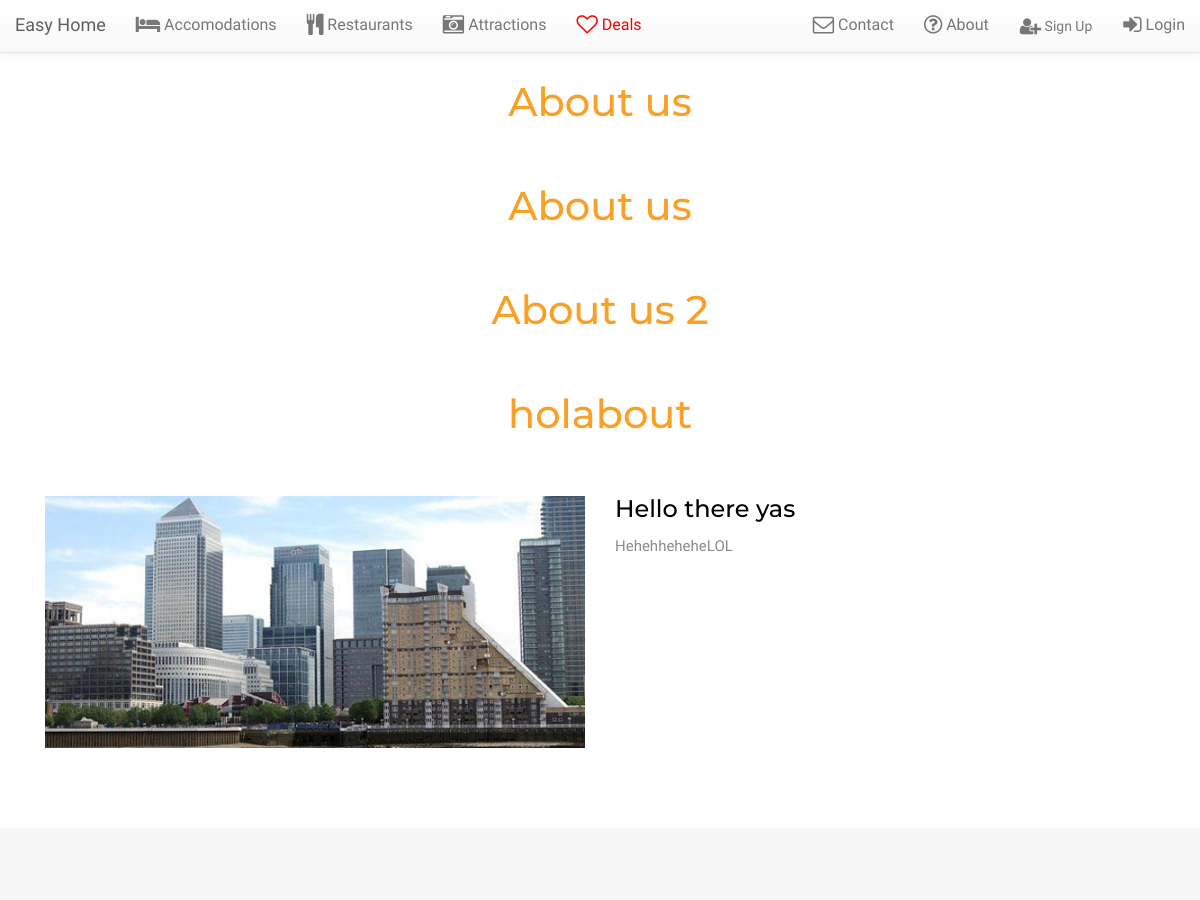
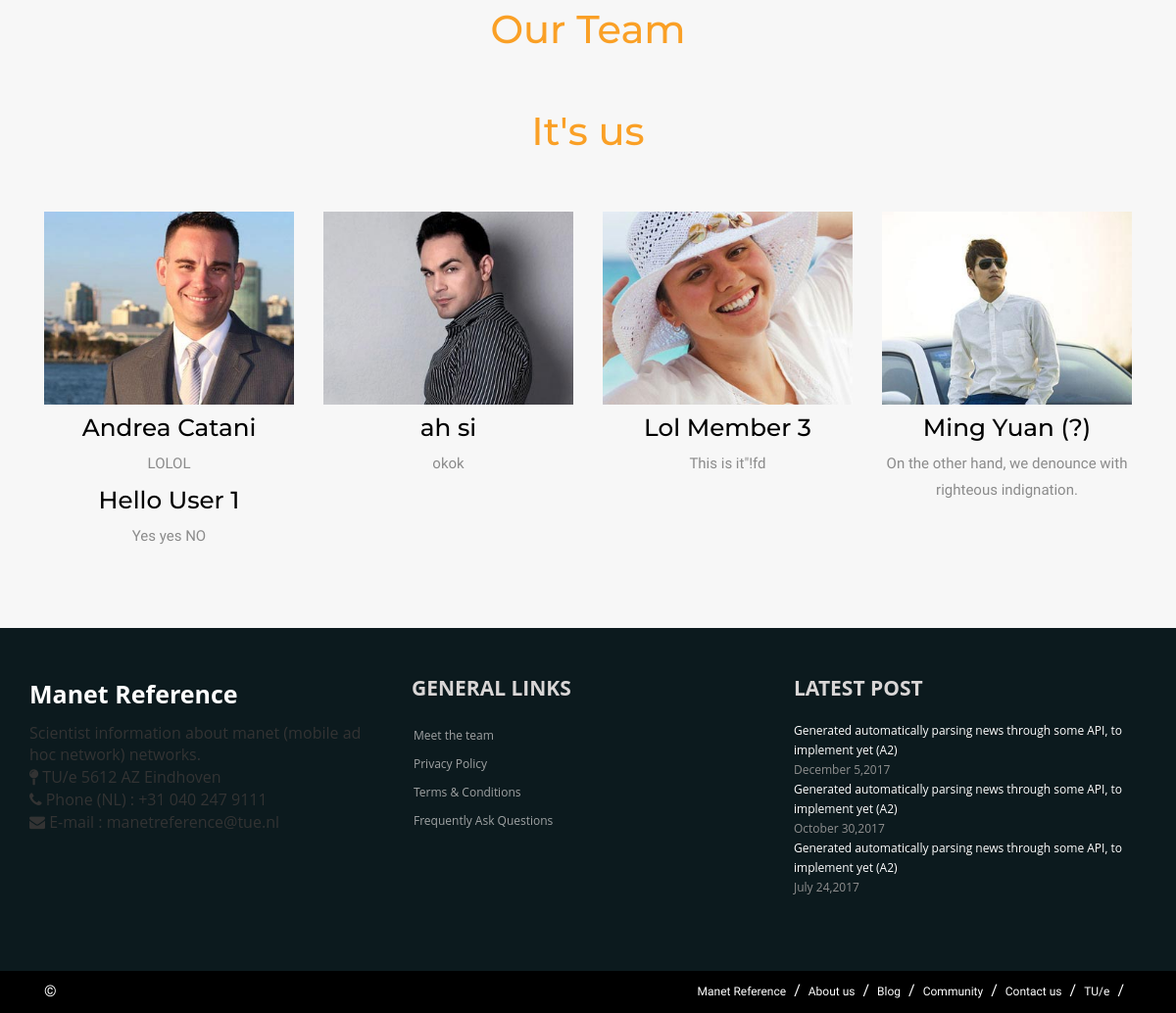
/about, run on the app's committed database (2 pictures, top to bottom).
### backend/models.py (models this page shows)
class About_PageTitle(models.Model):
	author = models.ForeignKey('auth.User')
	title = models.CharField(max_length=200)
	created_date = models.DateTimeField(
			default=timezone.now)
	published_date = models.DateTimeField(
			blank=True, null=True)

class About_PresentationText(models.Model):
	author = models.ForeignKey('auth.User')
	title = models.CharField(max_length=200)
	text = models.TextField()
	created_date = models.DateTimeField(
			default=timezone.now)
	published_date = models.DateTimeField(
			blank=True, null=True)

class About_TeamTitle(models.Model):
	author = models.ForeignKey('auth.User')
	title = models.CharField(max_length=200)
	created_date = models.DateTimeField(
			default=timezone.now)
	published_date = models.DateTimeField(
			blank=True, null=True)

class About_MemberOne(models.Model):
	author = models.ForeignKey('auth.User')
	title = models.CharField(max_length=200)
	text = models.TextField()
	created_date = models.DateTimeField(
			default=timezone.now)
	published_date = models.DateTimeField(
			blank=True, null=True)

class About_MemberTwo(models.Model):
	author = models.ForeignKey('auth.User')
	title = models.CharField(max_length=200)
	text = models.TextField()
	created_date = models.DateTimeField(
			default=timezone.now)
	published_date = models.DateTimeField(
			blank=True, null=True)

class About_MemberThree(models.Model):
	author = models.ForeignKey('auth.User')
	title = models.CharField(max_length=200)
	text = models.TextField()
	created_date = models.DateTimeField(
			default=timezone.now)
	published_date = models.DateTimeField(
			blank=True, null=True)

### frontend/views.py (the view)
# urls.py: url(r'^about$', views.frontend_about, name='frontend_about'),
def frontend_about(request):
	pageTitles = About_PageTitle.objects.filter(published_date__lte=timezone.now()).order_by('published_date')
	presentations = About_PresentationText.objects.filter(published_date__lte=timezone.now()).order_by('published_date')
	teams = About_TeamTitle.objects.filter(published_date__lte=timezone.now()).order_by('published_date')
	memberones = About_MemberOne.objects.filter(published_date__lte=timezone.now()).order_by('published_date')
	membertwos = About_MemberTwo.objects.filter(published_date__lte=timezone.now()).order_by('published_date')
	memberthrees = About_MemberThree.objects.filter(published_date__lte=timezone.now()).order_by('published_date')
	return render(request, 'frontend/about.html', {'pageTitles': pageTitles, 'presentations': presentations, 'teams':teams, 'memberones':memberones, 'membertwos':membertwos, 'memberthrees':memberthrees})

### frontend/templates/frontend/about.html
{% extends 'frontend/index.html' %}
{% load staticfiles %}
{% block content %}
<section id="main">
<div class="about">
	<div class="container">
		<div class="about-main">
			{% for pageTitle in pageTitles %}
				<h4>{{ pageTitle.title }}</h4>
			{% endfor %}
			<div class="col-md-6 about-left">
				<a href="#"><img src="{% static '../static/images/ab.jpg' %}" alt="" class="img-responsive"></a>
			</div>
			<div class="col-md-6 about-rigth">
				{% for presentation in presentations %}
				<h3><a href="single.html">{{ presentation.title }}</a></h3>
				<p>{{ presentation.text|linebreaksbr }}</p>
				{% endfor %}
			</div>
		  <div class="clearfix"> </div>
		</div>
	</div>
</div>
<div class="team">
	<div class="container">
		<div class="team-main">
			<h4>Our Team</h4>
			{% for team in teams %}
				<h4>{{ team.title }}</h4>
			{% endfor %}
			<div class="col-md-3 team-grid">
				<img src="{% static '../static/images/t1.jpg' %}" alt="" class="img-responsive">
				{% for memberone in memberones %}
				<h3><a class="popup-with-zoom-anim" href="#small-dialog">{{ memberone.title }}</a></h3>
				<p>{{ memberone.text|linebreaksbr }}</p>
				{% endfor %}
			</div>
			<div class="col-md-3 team-grid">
				<img src="{% static '../static/images/t2.jpg' %}" alt="" class="img-responsive">
				{% for membertwo in membertwos %}
				<h3><a class="popup-with-zoom-anim" href="#small-dialog">{{ membertwo.title }}</a></h3>
				<p>{{ membertwo.text|linebreaksbr }}</p>
				{% endfor %}
			</div>
			<div class="col-md-3 team-grid">
				<img src="{% static '../static/images/t3.jpg' %}" alt="" class="img-responsive">
				{% for memberthree in memberthrees %}
				<h3><a class="popup-with-zoom-anim" href="#small-dialog">{{ memberthree.title }}</a></h3>
				<p>{{ memberthree.text|linebreaksbr }}</p>
				{% endfor %}
			</div>
			<div class="col-md-3 team-grid">
				<img src="{% static '../static/images/t4.jpg' %}" alt="" class="img-responsive">
				<h3><a class="popup-with-zoom-anim" href="#small-dialog">Ming Yuan (?)</a></h3>
				<p>On the other hand, we denounce with righteous indignation.</p>
			</div>
		</div>
	</div>
</div>
{% endblock %}

### frontend/static/css/styleFront.css (style rules this page uses)
h4, h5, h6, h1, h2, h3 { margin-top: 0; }
p { margin: 0; }
html, body { font-family: 'Hind', sans-serif; font-size: 100%; background:#fff; }
a { text-decoration: none; }
.about-main { padding: 5em 0px; }
.about-main h4 { font-size: 2.5em; color:#FAA026; text-align: center; margin: 0px 0px 1.5em 0px; font-family: 'Montserrat', sans-serif; }
.about-rigth h3 { font-size: 1.5em; font-weight: 500; }
.about-rigth h3 a { color: #000; text-decoration:none; font-family: 'Montserrat', sans-serif; }
.about-rigth p { font-size: 15px; font-weight: 400; line-height: 1.9em; color:#8B8B8B; }
.team { padding:5em 0px; background: rgba(153, 153, 153, 0.08); }
.team-grid { text-align: center; }
.team-grid h3 { font-size: 1.4em; font-weight: 500; margin: 10px 0px 10px 0px; font-family: 'Montserrat', sans-serif; }
.team-grid h3 a { color: #000; }
.team-main h4 { font-size: 2.5em; color:#FAA026; text-align: center; margin: 0px 0px 1.5em 0px; font-family: 'Montserrat', sans-serif; }
.team-grid p { font-size: 15px; font-weight: 400; color: #8B8B8B; line-height: 1.8em; }
a.popup-with-zoom-anim { outline: none; border: none; text-decoration: none; border-radius:4px; color:#fff; font-size:1.1em; }

### data on the page
About_PageTitle: title "About us"
About_PageTitle: title "About us"
About_PageTitle: title "About us 2"
About_PageTitle: title "holabout"
About_PresentationText: title "Hello there yas", text "HehehheheheLOL"
About_TeamTitle: title "It's us"
About_MemberOne: title "Andrea Catani", text "LOLOL"
About_MemberOne: title "Hello User 1", text "Yes yes NO"
About_MemberTwo: title "ah si", text "okok"
About_MemberThree: title "Lol Member 3", text "This is it\"!fd"
